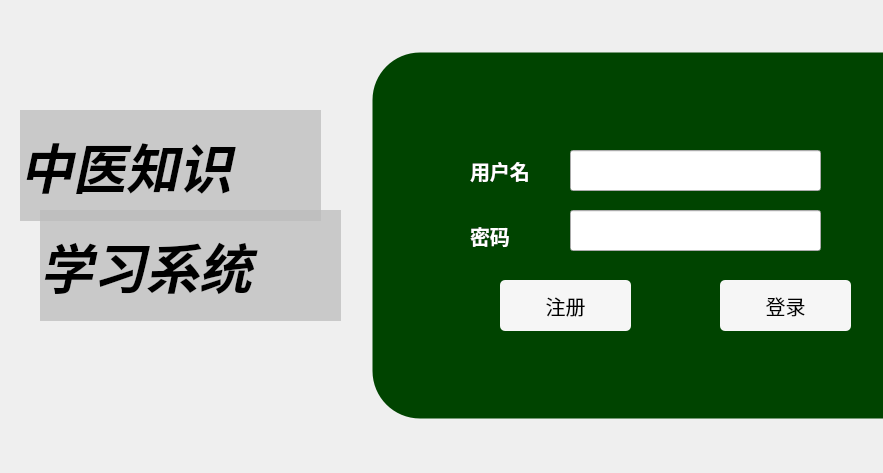
<?xml version="1.0" encoding="UTF-8"?>
<ui version="4.0">
 <class>Form</class>
 <widget class="QWidget" name="Form">
  <property name="geometry">
   <rect>
    <x>0</x>
    <y>0</y>
    <width>883</width>
    <height>473</height>
   </rect>
  </property>
  <property name="windowTitle">
   <string>登录到学习系统</string>
  </property>
  <property name="windowIcon">
   <iconset>
    <normaloff>Icon/med.ico</normaloff>Icon/med.ico</iconset>
  </property>
  <property name="styleSheet">
   <string notr="true"/>
  </property>
  <widget class="QLabel" name="label_3">
   <property name="geometry">
    <rect>
     <x>20</x>
     <y>110</y>
     <width>301</width>
     <height>111</height>
    </rect>
   </property>
   <property name="font">
    <font>
     <family>新宋体</family>
     <pointsize>40</pointsize>
     <weight>75</weight>
     <italic>true</italic>
     <bold>true</bold>
     <underline>false</underline>
    </font>
   </property>
   <property name="styleSheet">
    <string notr="true">color:black;
background-color:#BBBBBBBB</string>
   </property>
   <property name="text">
    <string>中医知识</string>
   </property>
  </widget>
  <widget class="QGroupBox" name="groupBox">
   <property name="geometry">
    <rect>
     <x>370</x>
     <y>50</y>
     <width>641</width>
     <height>371</height>
    </rect>
   </property>
   <property name="styleSheet">
    <string notr="true">QGroupBox{
	background-color:#004400;
	border-radius:50px;
	border-width:5px;
	border-style:soild;
	border-color:#ffffff;
}
QPushButton{
	background-color:#F6F6F6;
	border-radius:5px;
}</string>
   </property>
   <property name="title">
    <string/>
   </property>
   <widget class="QPushButton" name="BLogin">
    <property name="geometry">
     <rect>
      <x>350</x>
      <y>230</y>
      <width>131</width>
      <height>51</height>
     </rect>
    </property>
    <property name="font">
     <font>
      <pointsize>15</pointsize>
     </font>
    </property>
    <property name="text">
     <string>登录</string>
    </property>
   </widget>
   <widget class="QLineEdit" name="IName">
    <property name="geometry">
     <rect>
      <x>200</x>
      <y>100</y>
      <width>251</width>
      <height>41</height>
     </rect>
    </property>
    <property name="font">
     <font>
      <pointsize>10</pointsize>
     </font>
    </property>
    <property name="text">
     <string/>
    </property>
   </widget>
   <widget class="QPushButton" name="BRegis">
    <property name="geometry">
     <rect>
      <x>130</x>
      <y>230</y>
      <width>131</width>
      <height>51</height>
     </rect>
    </property>
    <property name="font">
     <font>
      <pointsize>15</pointsize>
     </font>
    </property>
    <property name="text">
     <string>注册</string>
    </property>
   </widget>
   <widget class="QLabel" name="label">
    <property name="geometry">
     <rect>
      <x>100</x>
      <y>100</y>
      <width>81</width>
      <height>41</height>
     </rect>
    </property>
    <property name="font">
     <font>
      <pointsize>15</pointsize>
      <weight>75</weight>
      <bold>true</bold>
     </font>
    </property>
    <property name="styleSheet">
     <string notr="true">color:white</string>
    </property>
    <property name="text">
     <string>用户名</string>
    </property>
   </widget>
   <widget class="QLineEdit" name="IPassword">
    <property name="geometry">
     <rect>
      <x>200</x>
      <y>160</y>
      <width>251</width>
      <height>41</height>
     </rect>
    </property>
    <property name="font">
     <font>
      <pointsize>10</pointsize>
     </font>
    </property>
    <property name="echoMode">
     <enum>QLineEdit::Password</enum>
    </property>
   </widget>
   <widget class="QLabel" name="label_2">
    <property name="geometry">
     <rect>
      <x>100</x>
      <y>170</y>
      <width>81</width>
      <height>31</height>
     </rect>
    </property>
    <property name="font">
     <font>
      <pointsize>15</pointsize>
      <weight>75</weight>
      <bold>true</bold>
     </font>
    </property>
    <property name="styleSheet">
     <string notr="true">color:white</string>
    </property>
    <property name="text">
     <string>密码</string>
    </property>
   </widget>
   <widget class="QLabel" name="tip">
    <property name="geometry">
     <rect>
      <x>100</x>
      <y>320</y>
      <width>391</width>
      <height>16</height>
     </rect>
    </property>
    <property name="styleSheet">
     <string notr="true">color:white</string>
    </property>
    <property name="text">
     <string/>
    </property>
   </widget>
  </widget>
  <widget class="QLabel" name="label_4">
   <property name="geometry">
    <rect>
     <x>40</x>
     <y>210</y>
     <width>301</width>
     <height>111</height>
    </rect>
   </property>
   <property name="font">
    <font>
     <family>新宋体</family>
     <pointsize>40</pointsize>
     <weight>75</weight>
     <italic>true</italic>
     <bold>true</bold>
    </font>
   </property>
   <property name="styleSheet">
    <string notr="true">color:black;
background-color:#BBBBBBBB
</string>
   </property>
   <property name="text">
    <string>学习系统</string>
   </property>
  </widget>
 </widget>
 <resources/>
 <connections/>
</ui>
